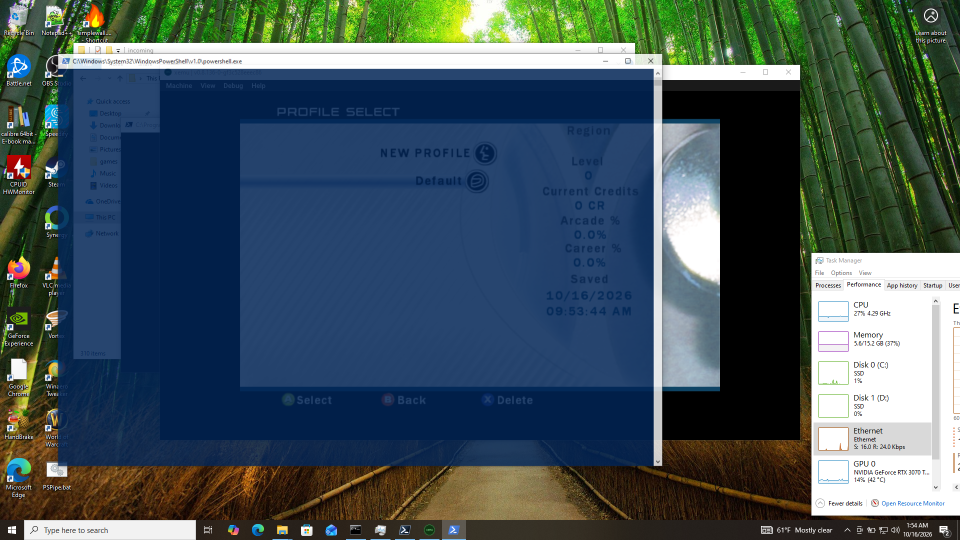
#> input picture docs/performance/evidence/forza-map-hotpath-20261015/forza-menu-corruption/restored-no0152.png, 1920 x 1080 px (shown at 1/2 size)
$ python -i rclass_gate.py   (imports and definitions only)
#> lines starting #> are read from the running program, lines starting #| are printed output that depends on the picture
#!/usr/bin/env python3
# SPDX-License-Identifier: GPL-2.0-or-later
"""Release-only automated title route and evidence scoring for SpiritBoot."""
from __future__ import annotations

from datetime import datetime
import json
import math
import re
from pathlib import Path
from typing import Any
from PIL import Image, ImageFilter, ImageStat

ERROR_PATTERNS = re.compile(
    r"(?i)(?:blk_update_request.*i/o error|input/output error|guest.*(?:read|disk).*error|"
    r"ata.*(?:error|failed)|fatx.*(?:corrupt|error)|unhandled.*exception|assertion.*failed)"
)


# [58 lines left out: functions step, build_forza_plan, build_input_probe_plan, not called in this run]


def _parse_time(value: str) -> datetime:
    return datetime.fromisoformat(value.replace("Z", "+00:00"))


def _frame_score(path: Path) -> dict[str, float | bool]:
    with Image.open(path) as source:
#> source is the input picture: PIL image 1920x1080 RGBA; mean R, G, B, A 65.7, 83.8, 90.2, 255
        im = source.convert("RGB")
        # Exclude host chrome and HUD edges while retaining sky, scenery and road.
        w, h = im.size
#> w = 1920; h = 1080
        roi = im.crop((int(w * .08), int(h * .14), int(w * .92), int(h * .88)))
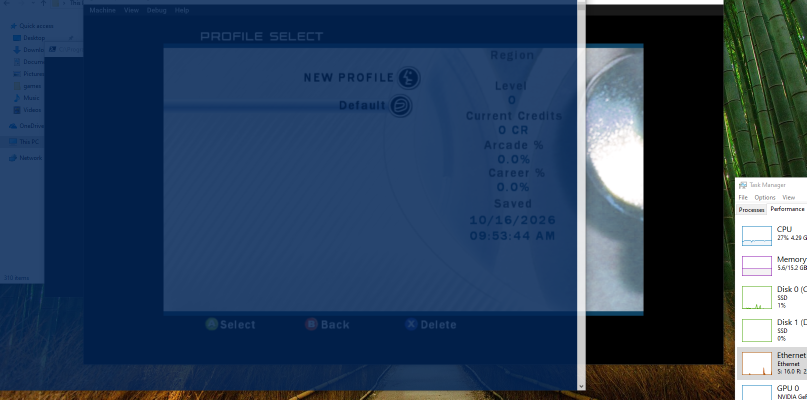
#> roi: PIL image 1613x799 RGB (shown at 1/2 size); mean R, G, B 42.2, 64.3, 91.2
        gray = roi.convert("L")
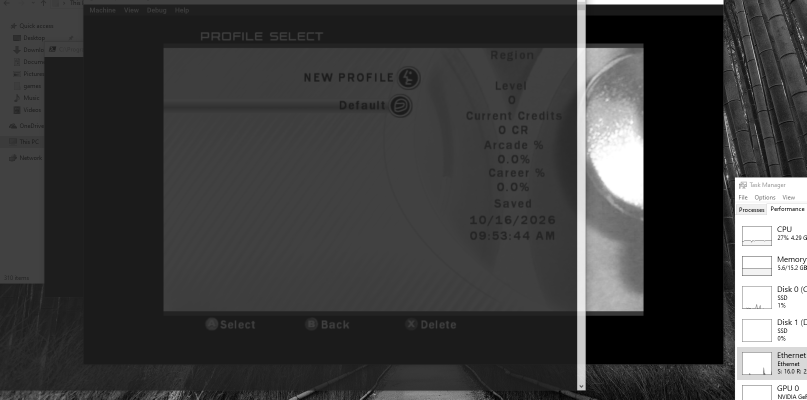
#> gray: PIL image 1613x799 L (shown at 1/2 size); min 0, max 255, mean 60.9
        hist = gray.histogram()
#> hist = 256 values, max 233098 at index 27, min 6 at index 1, mean 5034.3
        count = sum(hist)
#> count = 1288787
        entropy = -sum((n / count) * math.log2(n / count) for n in hist if n)
#> entropy = 4.97
        dark = sum(hist[:18]) / count
#> dark = 0.104
        bright = sum(hist[238:]) / count
#> bright = 0.051
        edge = ImageStat.Stat(gray.filter(ImageFilter.FIND_EDGES)).mean[0]
#> edge = 7.11
        quantized = roi.quantize(colors=64)
        colors = len(quantized.getcolors(maxcolors=64) or [])
#> colors = 64
        # A rendered Forza scene has broad tonal and edge variation. Missing-world
        # frames collapse into a dark/flat field even though the HUD remains.
        ok = entropy >= 1.80 and edge >= 5.0 and colors >= 24 and dark < .72 and bright < .72
#> ok = True
        return {"pass": ok, "entropy": entropy, "edge_mean": edge,
                "quantized_colors": colors, "dark_ratio": dark, "bright_ratio": bright}


# [85 lines left out: function score_evidence, not called in this run]


# [11 lines not run here, left out]

>>> result = _frame_score('../../docs/performance/evidence/forza-map-hotpath-20261015/forza-menu-corruption/restored-no0152.png')
#> result = {'pass': True, 'entropy': 4.97, 'edge_mean': 7.11, 'quantized_colors': 64, 'dark_ratio': 0.104, 'bright_ratio': 0.051}
